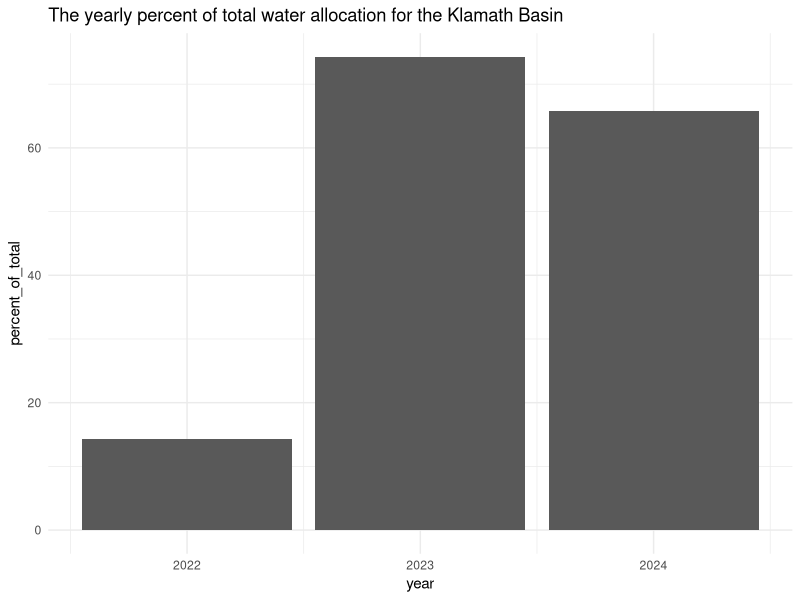
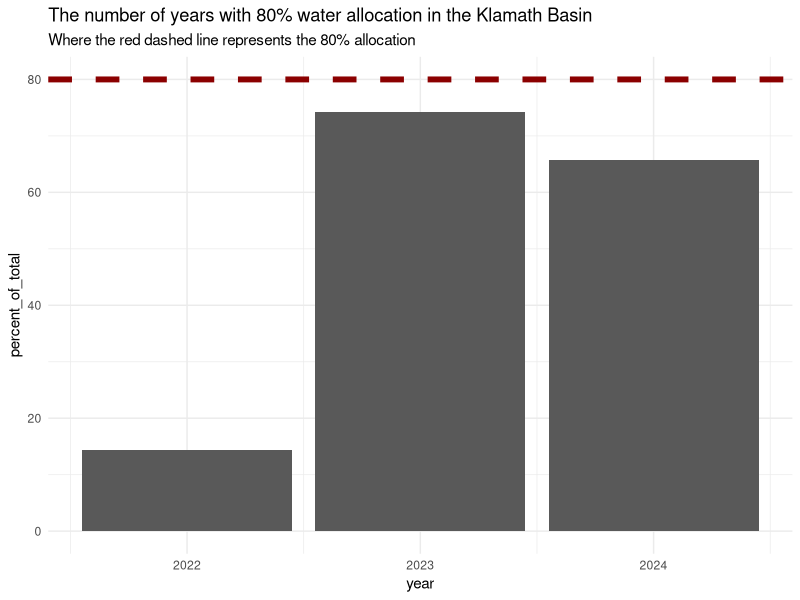
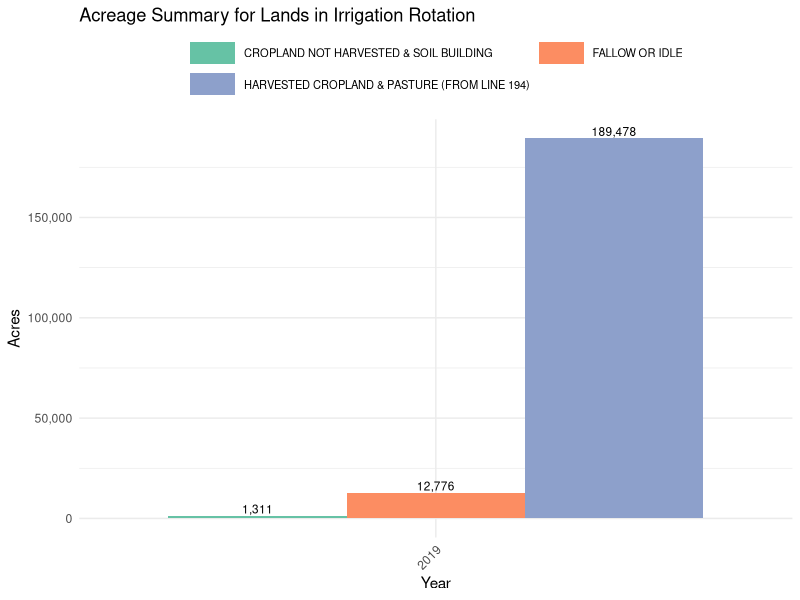

Source code (R) for these figures, in order:
## ---- chunk 1
knitr::opts_chunk$set(echo = TRUE, fig.width = 9, fig.height = 8)
library(tidyverse)
library(scales)

## ---- chunk 2
yearly_water_allocation = data.frame(
  "year" = c(2024, 2023, 2022),
  "amount_acre_feet" = c(230000, 260000, 50000),
  "source" = c("https://www.usbr.gov/mp/kbao/docs/2024-klamath-project-annual-operations-plan.pdf", "https://www.usbr.gov/mp/kbao/programs/docs/20230705-2023-klamath-project-drought-plan.pdf", "https://www.usbr.gov/newsroom/news-release/4168")
) |> 
  mutate(percent_of_total = amount_acre_feet/350000 * 100)
## ---- chunk 3
yearly_water_allocation |> 
  ggplot(aes(x = year, y = percent_of_total)) +
  geom_col() + 
  theme_minimal() + 
  ggtitle("The yearly percent of total water allocation for the Klamath Basin")

## ---- chunk 4

yearly_water_allocation |> 
  ggplot(aes(x = year, y = percent_of_total)) +
  geom_col() + 
  geom_hline(aes(yintercept = 80), linetype = "dashed", linewidth = 2, color = "darkred") + 
  theme_minimal() + 
  ggtitle("The number of years with 80% water allocation in the Klamath Basin", 
          subtitle = "Where the red dashed line represents the 80% allocation") 
## ---- chunk 5
acreage_summary <- readxl::read_excel(here::here("data-raw", "crop_reports.xlsx"), sheet = "acreage_summary")
## ---- chunk 6
acreage_summary |>
  filter(!grepl("TOTAL", Description),
         Description !=  "ACRES IRRIGATED (LINES 11 + 12)", 
         Description != 'ACRES IRRIGATED (LINES 11 +12)')  |>
  filter(State == "CA") |> 
  filter(!is.na(Total)) |> 
  mutate(in_irrigation = ifelse(in_irrigation == "yes", "In Irrigation", "Not in Irrigation")) |> bind_rows(
    acreage_summary |>
      filter(!grepl("TOTAL", Description),
             Description !=  "ACRES IRRIGATED (LINES 11 + 12)", 
             Description != 'ACRES IRRIGATED (LINES 11 +12)')  |>
      filter(State == "OR") |> 
      filter(!is.na(Total)) |> 
      mutate(in_irrigation = ifelse(in_irrigation == "yes", "In Irrigation", "Not in Irrigation")) ) |> 
  filter(in_irrigation == "In Irrigation") |> 
  group_by(Description, Report) |> 
  summarise(total_acres = sum(Total)) |> 
  ggplot(aes(x = factor(Report), y = total_acres, fill = Description)) +
  geom_col(position = position_dodge()) +
  geom_text(
    aes(label = comma(total_acres)),
    position = position_dodge(width = 0.9),
    vjust = -0.25,
    size = 3
  ) +
  xlab("Year") +
  ylab("Acres") +
  ggtitle("Acreage Summary for Lands in Irrigation Rotation") +
  scale_fill_brewer(palette = "Set2") +
  scale_y_continuous(labels = comma) +
  guides(
    fill = guide_legend(
      ncol   = 2,    
      byrow  = TRUE  
    )
  ) +
  theme_minimal() +
  theme(
    legend.position   = "top",
    legend.title      = element_blank(),
    legend.text       = element_text(size = 8),             
    legend.key.width  = unit(1.2, "cm"),                    
    strip.text        = element_text(size = 10),           
    axis.text.x       = element_text(angle = 45, hjust = 1) 
  )


